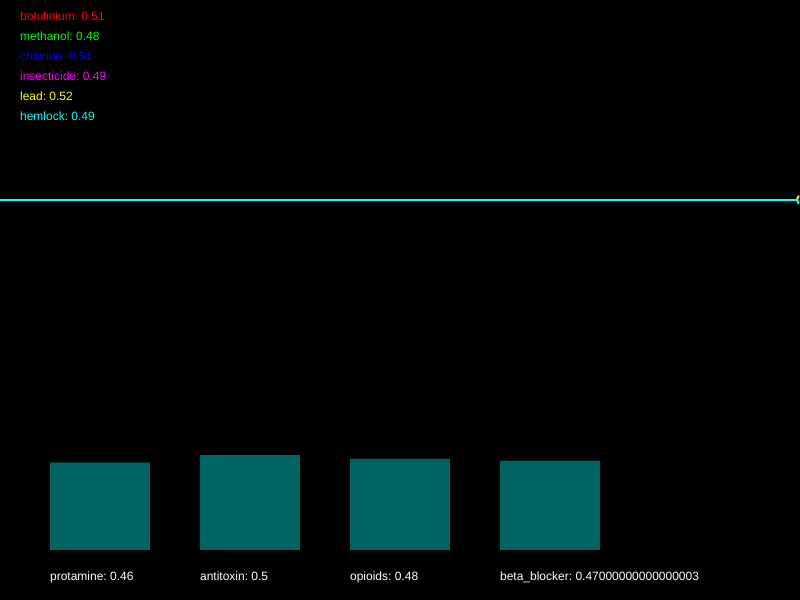
Frame 1 (no input)
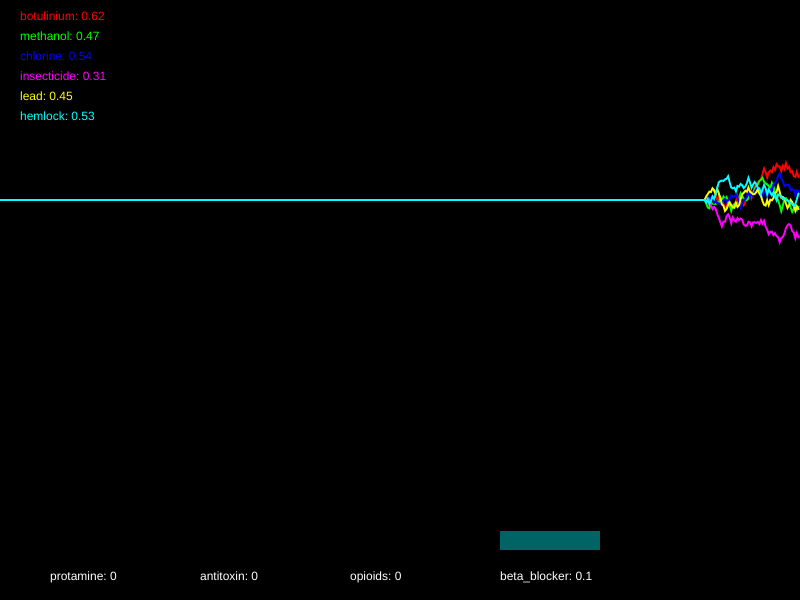
Frame 60 (no input)
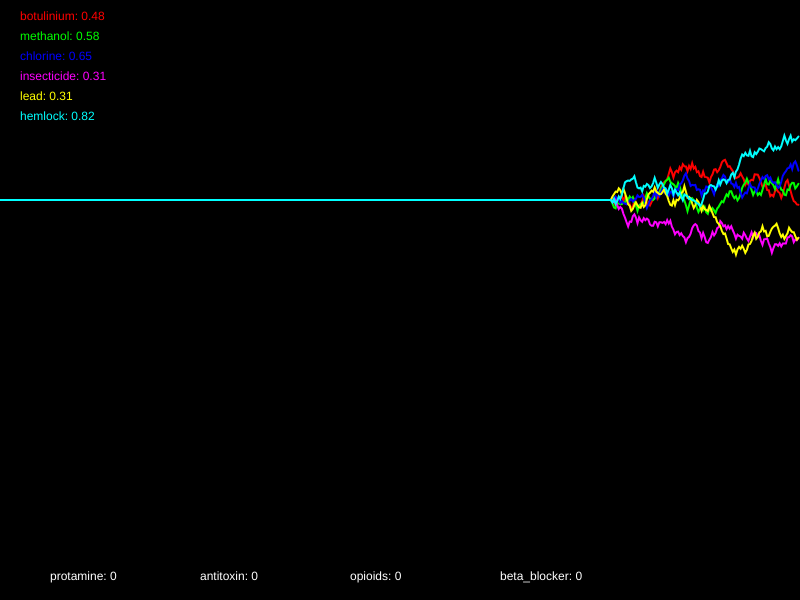
Frame 120 (the mouse pressed at the canvas centre since frame 60)

The p5.js sketch that drew these frames (run headless with seeded random() and noise() and a simulated clock; from frame 60 on, the mouse is pressed at the canvas centre):

// p5.js sketch
// ── sketch.js
/*

Officer: 3977425
CaseNum: 401-2-61288480-3977425

Case 401 - The Case of Norbert's Weiner Stand
Stage 3 - Bilious bagel

As I suspected Norbert has struck again. Ever inventive he’s set up a bagel stand and has laced the cream cheese with an ingenious but vicious toxin. This one is quite deadly so get yourself down to the lab right away.

You must develop the antidote by using conditional statements in the draw loop to do the following.

	- When lead goes above 0.28 and methanol dips below 0.39, or on the other hand, insecticide goes above 0.32, decrement protamine by 0.04
	- If hemlock dips below 0.27 and chlorine dips below 0.32, raise protamine by 0.05
	- When methanol dips below 0.48 or hemlock dips below 0.27, reduce antitoxin by 0.04
	- When insecticide goes above 0.26 and botulinium dips below 0.35, increase antitoxin by 0.05
	- If botulinium goes above 0.4 and hemlock dips below 0.54, reduce opioids by 0.02
	- If methanol goes above 0.69 and insecticide dips below 0.58, or on the other hand, chlorine dips below 0.33, raise opioids by 0.02
	- If chlorine dips below 0.37, or on the other hand, lead dips below 0.63 and methanol goes above 0.49, try decreasing beta_blocker by 0.05
	- If hemlock goes above 0.38 or insecticide goes above 0.74, increase beta_blocker by 0.02


Your conditional statements should consider the following poisons:

	- botulinium
	- methanol
	- chlorine
	- insecticide
	- lead
	- hemlock


Your conditional statements should modify the following antidotes:

	- protamine
	- antitoxin
	- opioids
	- beta_blocker


- There are many ways to complete this task but you should only use the following commands:

	if(){}
	>
	<
	&&
	||
	+=
	-=

*/

//Declare the poison variables
var botulinium;
var methanol;
var chlorine;
var insecticide;
var lead;
var hemlock;


//Declare the antidote variables
var protamine;
var antitoxin;
var opioids;
var beta_blocker;


//This variable is used for drawing the graph
var graphs;


function setup()
{

	createCanvas(800,600);
	strokeWeight(2);

	//initialise the poisons and antidotes
	botulinium = 0.5;
	methanol = 0.5;
	chlorine = 0.5;
	insecticide = 0.5;
	lead = 0.5;
	hemlock = 0.5;
	protamine = 0.5;
	antitoxin = 0.5;
	opioids = 0.5;
	beta_blocker = 0.5;


	//fills the graph with empty values
	graphs = [];

	for(var i = 0; i < 6; i++)
	{
		graphs.push([]);
		for(var j = 0; j < 512; j++)
		{
			graphs[i].push(0.5);
		}
	}

}

function draw()
{

	//Develop the antidote below
	//Write conditional statements to change the amount of each substance ...

	if((lead > 0.28 && methanol < 0.39) || (insecticide > 0.32)){
		protamine -= 0.04;
	}

	if(hemlock < 0.27 && chlorine < 0.32){
		protamine += 0.05;
	}

	if(methanol < 0.48 || hemlock < 0.27){
		antitoxin -= 0.04;
	}

	if(insecticide > 0.26 && botulinium < 0.35){
		antitoxin += 0.05;
	}

	if(botulinium > 0.4 && hemlock < 0.54){
		opioids -= 0.02;
	}

	if((methanol > 0.69 && insecticide < 0.58) || (chlorine < 0.33)){
		opioids += 0.02;
	}

	if((chlorine < 0.37) || (lead < 0.63 && methanol > 0.49)){
		beta_blocker -= 0.05;
	}

	if(hemlock > 0.38 || insecticide > 0.74){
		beta_blocker += 0.02;
	}


	//////////////////////////////////////////////////////

	//the code below generates new values using random numbers

	/*
		For testing, you might want to temporarily comment out
		these lines and set the same variables to constant values
		instead.
	*/

	botulinium = nextValue(graphs[0],botulinium);
	methanol = nextValue(graphs[1],methanol);
	chlorine = nextValue(graphs[2],chlorine);
	insecticide = nextValue(graphs[3],insecticide);
	lead = nextValue(graphs[4],lead);
	hemlock = nextValue(graphs[5],hemlock);


	protamine = constrain(protamine, 0, 1);
	antitoxin = constrain(antitoxin, 0, 1);
	opioids = constrain(opioids, 0, 1);
	beta_blocker = constrain(beta_blocker, 0, 1);


	///////// DO NOT CHANGE THE CODE BELOW ///////////

	//drawing code

	// set background
	background(0);
	noFill();

	//draw the graphs for the vitals
	var colors = [
	color(255, 0, 0),
	color(0, 255, 0),
	color(0, 0, 255),
	color(255, 0, 255),
	color(255, 255, 0),
	color(0, 255, 255)
	];

	for(var i = 0; i < graphs.length; i++)
	{
		stroke(colors[i]);
		drawGraph(graphs[i]);
	}

	//draw the poisons as text
	noStroke();
	fill(colors[0]);
	text('botulinium: ' + nf(botulinium,1,2), 20,20);
	fill(colors[1]);
	text('methanol: ' + nf(methanol,1,2), 20,40);
	fill(colors[2]);
	text('chlorine: ' + nf(chlorine,1,2), 20,60);
	fill(colors[3]);
	text('insecticide: ' + nf(insecticide,1,2), 20,80);
	fill(colors[4]);
	text('lead: ' + nf(lead,1,2), 20,100);
	fill(colors[5]);
	text('hemlock: ' + nf(hemlock,1,2), 20,120);


	//draw the antidotes bar chart
	drawBar(protamine,50,'protamine');
	drawBar(antitoxin,200,'antitoxin');
	drawBar(opioids,350,'opioids');
	drawBar(beta_blocker,500,'beta_blocker');


}

function nextValue(graph, val)
{
	//gets the next value for a vital and puts it in an array for drawing
	var delta = random(-0.03,0.03);

	val += delta;
	if(val > 1 || val < 0)
	{
		delta *= -1;
		val += delta * 2;
	}

	graph.push(val)
	graph.shift();
	return val;
}

function drawGraph(graph)
{
	//draws an array as a graph
	beginShape();
	for(var i = 0; i < graph.length; i++)
	{
			vertex(width * i/512, height * 0.5 - graph[i]* height/3)
	}
	endShape();
}


function drawBar(val, x, name)
{
	//draws the bars for bar chart
    noStroke();
    fill(0,100,100);
	var mh = height * 0.4 - 50;
	rect(x,(height - 50) - val*mh, 100, val*mh);
    fill(255);
	text(name + ": " + val, x, height - 20);
}
